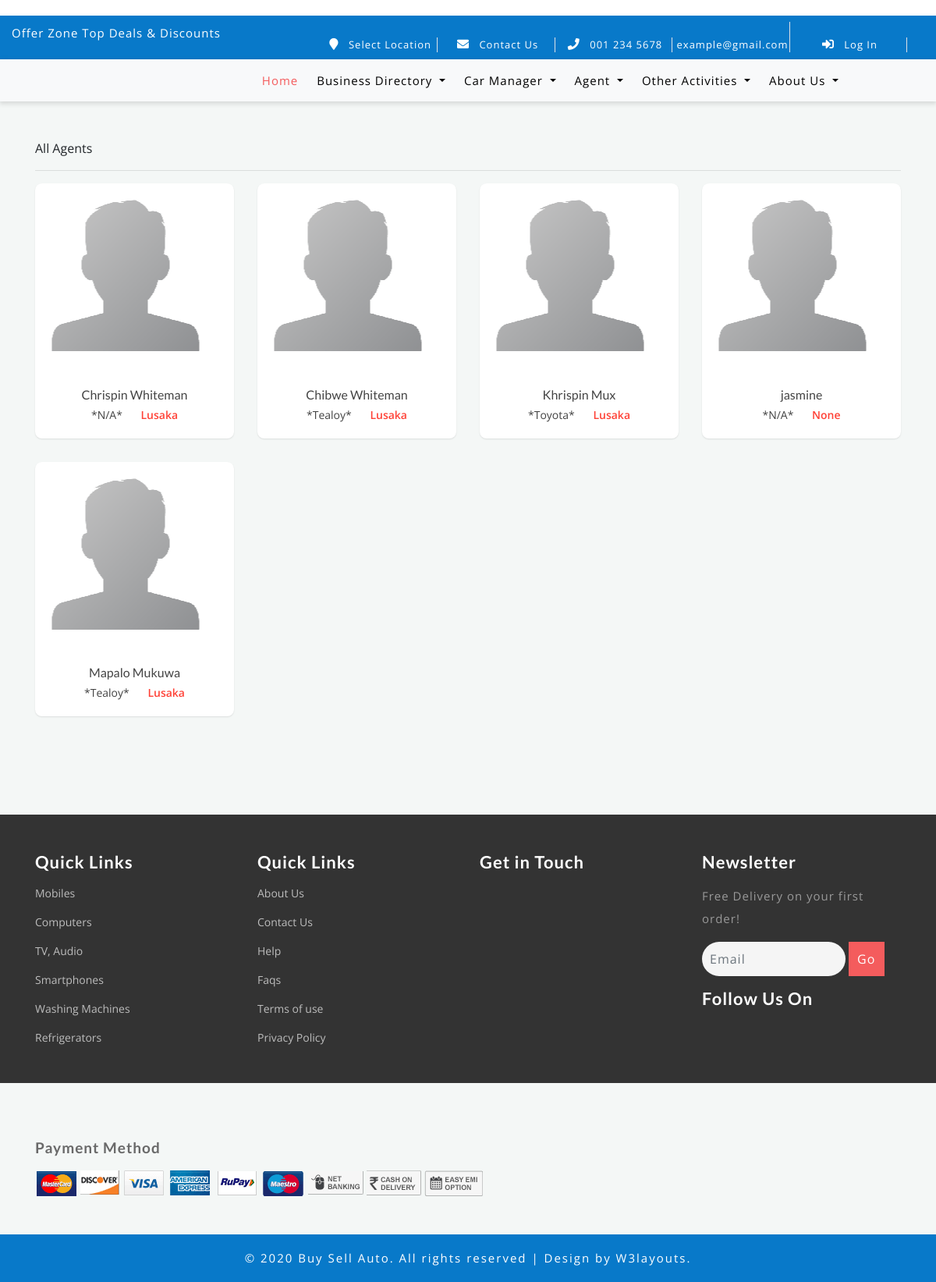
Page /agents/clearing/ on the earlier database version.
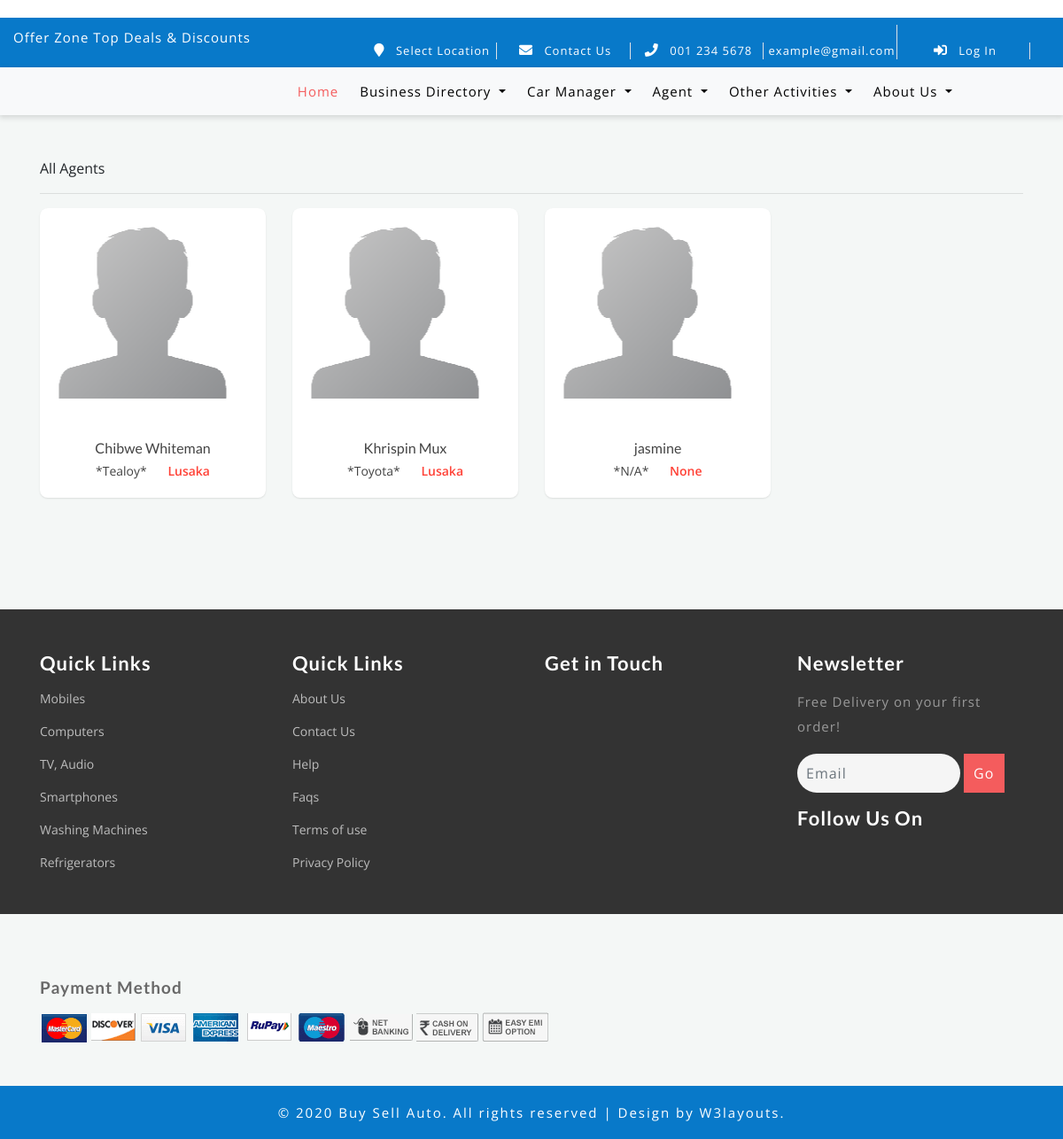
Same page on the later database version.
### agents/models.py (models this page shows, shortened)
class Agent(models.Model):
    is_agent_model = models.BooleanField(default=True, editable=False)
    user = models.OneToOneField(User, on_delete=models.CASCADE)
    company_name = models.CharField('Company Name', max_length=200, default='N/A')
    agent_type = models.ForeignKey(AgentType, default='', on_delete=models.CASCADE)
    experience = models.CharField('Experience', max_length=200, default='')
    description = HTMLField(help_text='Services offered...')
    class Meta:
        verbose_name_plural = 'Agents'
        verbose_name = 'Agent'

### store/models.py (models this page shows, shortened)
class User(AbstractUser):
    is_agent = models.BooleanField(default=False)
    is_employee = models.BooleanField(default=False)
    portfolio_site = models.URLField(blank=True)
    phone = models.CharField(max_length=60, blank=True, null=True)
    country = models.CharField('Country', max_length=60, blank=True, null=True)
    city = models.CharField('City', max_length=60, blank=True, null=True)
    postal_code = models.CharField('Postal Code', max_length=60, blank=True, null=True)
    address = models.CharField(max_length=60, blank=True, null=True)
    picture = models.ImageField(upload_to="users/pictures/%Y/%m/%d'", blank=True, null=True)
    email = models.EmailField(blank=True, null=True)
    username_validator = ASCIIUsernameValidator()
    def get_full_name(self):
        full_name = self.username
        if self.first_name and self.last_name:
            full_name = self.first_name + " " + self.last_name
        return full_name

### store/views.py (the view)
# urls.py: path('agents/clearing/', views.clearing_agents, name='clearing_agents'),
def clearing_agents(request):
    clearing_agents = Agent.objects.filter(agent_type__agent_type='Clearing Agent')
    return render(request, 'agents/agents_list.html',
                  {
                      'all_agents': clearing_agents,
                  })

### store/templates/agents/agents_list.html (shortened to what this page needs)
{% extends 'store/base.html' %}
{% load static %}
{% block content %}
    <link rel="stylesheet"
          href="https://cdnjs.cloudflare.com/ajax/libs/material-design-iconic-font/2.2.0/css/material-design-iconic-font.min.css">
    <div class="container">
    <div class="header">
        All Agents
    </div>
    <hr>
        <div class="row clearfix">
            {% for agent in all_agents %}
                <div class="col-lg-3 col-md-4 col-sm-12">
                    <div class="card product_item">
                        <div class="body">
                        <a href="{% url 'agents_details' agent.user.id %}">
                            <div class="cp_img">
                                {% if agent.user.picture %}
                                    <img class="img-fluid" alt="Product" src="{{ agent.user.picture.url }}"/>
                                {% else %}
                                    <img class="img-fluid" alt="Product"
                                         src="{% static 'agents/assets/img/default-avatar.png' %}"/>
                                {% endif %}
                            </div>
                        </a>
                            <div class="product_details">
                                <h5><a href="ec-product-detail.html">{{ agent.user.get_full_name }}</a></h5>
                                <ul class="product_price list-unstyled">
                                    <li class="old_price">
                                        {% if agent.company_name %}
                                            *{{ agent.company_name | capfirst }}*
                                        {% endif %}
                                    </li>
                                    <li class="new_price">{{ agent.user.address }}</li>
                                </ul>
                            </div>
                        </div>
                    </div>
                </div>
            {% endfor %}
        </div>
    </div>
{% endblock %}

### store/templates/store/base.html (shortened to what this page needs)
{% load static %}
<!DOCTYPE html>
<html lang="en">
<head>
    <link href="{% static 'store/css/bootstrap.css' %}" rel="stylesheet" type="text/css" media="all"/>
    <link href="{% static 'store/css/style.css' %}" rel="stylesheet" type="text/css" media="all"/>
    <link href="{% static 'store/css/other/styles.css' %}" rel="stylesheet" type="text/css" media="all"/>
    <link rel="stylesheet" href="{% static 'store/css/fontawesome-all.css' %}">
    <link href="{% static 'store/css/popuo-box.css' %}" rel="stylesheet" type="text/css" media="all"/>
    <link href="{% static 'store/css/menu.css' %}" rel="stylesheet" type="text/css" media="all"/>
</head>
<body>
{% block topheader %}
    <div class="agile-main-top">
        <div class="container-fluid">
            <div class="row main-top-w3l py-2">
                <div class="col-lg-4 header-most-top">
                    <p class="text-white text-lg-left text-center">Offer Zone Top Deals & Discounts
                    </p>
                </div>
                <div class="col-lg-8 header-right mt-lg-0 mt-2">
                    <ul>
                        <li class="text-center border-right text-white">
                            <a class="play-icon popup-with-zoom-anim text-white" href="#small-dialog1">
                                <i class="fas fa-map-marker mr-2"></i>
                                Select Location
                            </a>
                        </li>
                        <li class="text-center border-right text-white">
                            <a href="{% url 'contactus' %}" class="text-white">
                                <i class="fas fa-envelope mr-2"></i>
                                Contact Us
                            </a>
                        </li>
                        <li class="text-center border-right text-white">
                            <i class="fas fa-phone mr-2"></i> 001 234 5678
                        </li>
                        <li class="text-center border-right text-white">
                             example@gmail.com
                        </li>
                        <li class="text-center border-right text-white pull-right">
                            <a href="#" data-toggle="modal" data-target="#exampleModal" class="text-white">
                                <i class="fas fa-sign-in-alt mr-2"></i>
                                Log In
                            </a>
                        </li>
                    </ul>
                </div>
            </div>
        </div>
    </div>
    <div class="navbar-inner">
        <div class="container">
            <nav class="navbar navbar-expand-lg navbar-light bg-light">
                <div class="collapse navbar-collapse" id="navbarSupportedContent">
                    <ul class="navbar-nav ml-auto text-center mr-xl-5">
                        <li class="nav-item active mr-lg-2 mb-lg-0 mb-2">
                            <a class="nav-link" href="{% url 'index' %}">Home
                            </a>
                        </li>
                        <li class="nav-item dropdown mr-lg-2 mb-lg-0 mb-2">
                            <a class="nav-link dropdown-toggle" href="#" role="button" data-toggle="dropdown"
                               aria-haspopup="true" aria-expanded="false">
                                Business Directory
                            </a>
                        </li>
                        <li class="nav-item dropdown mr-lg-2 mb-lg-0 mb-2">
                            <a class="nav-link dropdown-toggle" href="#" role="button" data-toggle="dropdown"
                               aria-haspopup="true" aria-expanded="false">
                                Car Manager
                            </a>
                        </li>
                        <li class="nav-item dropdown mr-lg-2 mb-lg-0 mb-2">
                            <a class="nav-link dropdown-toggle" href="#" role="button" data-toggle="dropdown"
                               aria-haspopup="true" aria-expanded="false">
                                Agent
                            </a>
                        </li>
                        <li class="nav-item dropdown mr-lg-2 mb-lg-0 mb-2">
                            <a class="nav-link dropdown-toggle" href="#" role="button" data-toggle="dropdown"
                               aria-haspopup="true" aria-expanded="false">
                                Other Activities
                            </a>
                        </li>
                        <li class="nav-item dropdown mr-lg-2 mb-lg-0 mb-2">
                            <a class="nav-link dropdown-toggle" href="#" role="button" data-toggle="dropdown"
                               aria-haspopup="true" aria-expanded="false">
                                About Us
                            </a>
                        </li>
                    </ul>
                </div>
            </nav>
        </div>
    </div>
    <br><br>
{% endblock %}
{% block content %}
{% endblock %}
</body>
{% block footer %}
    <footer>
        <div class="footer-top-first">
            <div class="container py-md-5 py-sm-4 py-3">
            </div>
        </div>
        <div class="w3l-middlefooter-sec">
            <div class="container py-md-5 py-sm-4 py-3">
                <div class="row footer-info w3-agileits-info">
                    <div class="col-md-3 col-sm-6 footer-grids">
                        <h3 class="text-white font-weight-bold mb-3">Quick Links</h3>
                        <ul>
                            <li class="mb-3">
                                <a href="product.html">Mobiles </a>
                            </li>
                            <li class="mb-3">
                                <a href="product.html">Computers</a>
                            </li>
                            <li class="mb-3">
                                <a href="product.html">TV, Audio</a>
                            </li>
                            <li class="mb-3">
                                <a href="#">Smartphones</a>
                            </li>
                            <li class="mb-3">
                                <a href="product.html">Washing Machines</a>
                            </li>
                            <li>
                                <a href="#">Refrigerators</a>
                            </li>
                        </ul>
                    </div>
                    <div class="col-md-3 col-sm-6 footer-grids mt-sm-0 mt-4">
                        <h3 class="text-white font-weight-bold mb-3">Quick Links</h3>
                        <ul>
                            <li class="mb-3">
                                <a href="about.html">About Us</a>
                            </li>
                            <li class="mb-3">
                                <a href="{% url 'contactus' %}">Contact Us</a>
                            </li>
                            <li class="mb-3">
                                <a href="../aboutus/help.html">Help</a>
                            </li>
                            <li class="mb-3">
                                <a href="faqs.html">Faqs</a>
                            </li>
                            <li class="mb-3">
                                <a href="../aboutus/terms.html">Terms of use</a>
                            </li>
                            <li>
                                <a href="../aboutus/privacy.html">Privacy Policy</a>
                            </li>
                        </ul>
                    </div>
                    <div class="col-md-3 col-sm-6 footer-grids mt-md-0 mt-4">
                        <h3 class="text-white font-weight-bold mb-3">Get in Touch</h3>
                    </div>
                    <div class="col-md-3 col-sm-6 footer-grids w3l-agileits mt-md-0 mt-4">
                        <h3 class="text-white font-weight-bold mb-3">Newsletter</h3>
                        <p class="mb-3">Free Delivery on your first order!</p>
                        <form action="#" method="post">
                            <div class="form-group">
                                <input type="email" class="form-control" placeholder="Email" name="email" required="">
                                <input type="submit" value="Go">
                            </div>
                        </form>
                        <div class="footer-grids  w3l-socialmk mt-3">
                            <h3 class="text-white font-weight-bold mb-3">Follow Us On</h3>
                        </div>
                    </div>
                </div>
            </div>
        </div>
        <div class="agile-sometext py-md-5 py-sm-4 py-3">
            <div class="container">
                <div class="sub-some child-momu mt-4">
                    <h5 class="font-weight-bold mb-3">Payment Method</h5>
                    <ul>
                        <li>
                            <img src="{% static 'store/images/pay2.png' %}" alt="">
                        </li>
                        <li>
                            <img src="{% static 'store/images/pay5.png' %}" alt="">
                        </li>
                        <li>
                            <img src="{% static 'store/images/pay1.png' %}" alt="">
                        </li>
                        <li>
                            <img src="{% static 'store/images/pay4.png' %}" alt="">
                        </li>
                        <li>
                            <img src="{% static 'store/images/pay6.png' %}" alt="">
                        </li>
                        <li>
                            <img src="{% static 'store/images/pay3.png' %}" alt="">
                        </li>
                        <li>
                            <img src="{% static 'store/images/pay7.png' %}" alt="">
                        </li>
                        <li>
                            <img src="{% static 'store/images/pay8.png' %}" alt="">
                        </li>
                        <li>
                            <img src="{% static 'store/images/pay9.png' %}" alt="">
                        </li>
                    </ul>
                </div>
            </div>
        </div>
    </footer>
    <div class="copy-right py-3">
        <div class="container">
            <p class="text-center text-white">© {% now 'Y' %} Buy Sell Auto. All rights reserved | Design by
                <a href="http://w3layouts.com"> W3layouts.</a>
            </p>
        </div>
    </div>
{% endblock %}
</html>

Differences in the rows shown:
no longer on this page (row edited): Agent: user.get_full_name "Chrispin Whiteman", company_name "N/A", user.address "Lusaka"
no longer on this page (row edited): Agent: user.get_full_name "Mapalo Mukuwa", company_name "Tealoy", user.address "Lusaka"
